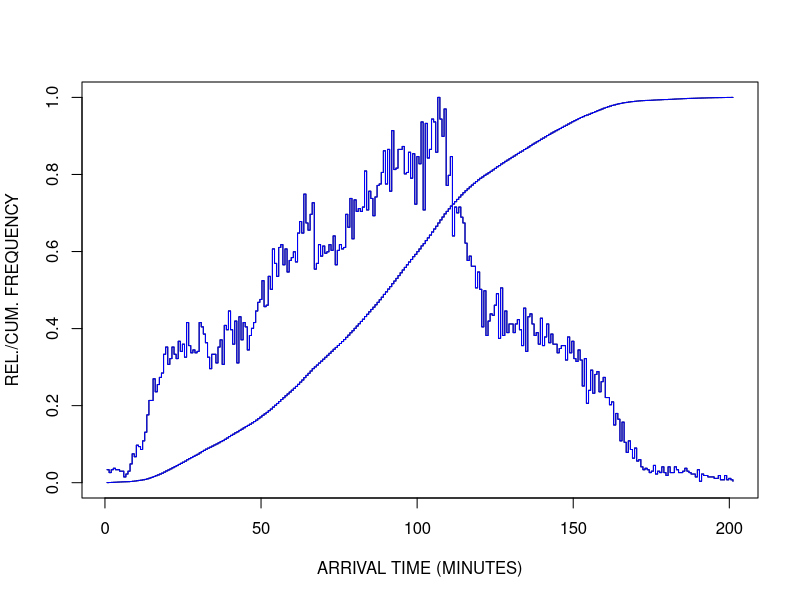

Reproduce this figure in R.
# R script to process particle position file and plot
# starting positions of particles that survive to the outlet
rm(list=ls()) # deallocate workspace
zz <- read.table(file="PARTICLE-POSITIONS.TXT",header=TRUE)
attach(zz)
pdf(file="WATERSHED-PLOT.pdf")
upperBound <- max(XPS,YPS)
plot(XPS,YPS,type="p",pch=3,col="red",cex=0.5,xlim=c(0,upperBound),ylim=c(0,upperBound),xlab="METERS (EASTING)",ylab="METERS (NORTHING)")
# build a subset of vectors that have attribute ALIVE=1.0
HowMany = length(XPS)
xalive <- numeric(0)
yalive <- numeric(0)
talive <- numeric(0)
index <- 1
for (i in 1:HowMany){
 if (ALIVE[i]==1.0){
  xalive[index]<-XPS[i];
  yalive[index]<-YPS[i];
  talive[index]<-TP[i];
  index <- index+1
 }
}
lines(xalive,yalive,type="p",col="blue",pch=19,cex=0.3)
lines(XP[1],YP[1],type="p",col="black",pch=19,cex=3.0)
#
dev.off()
pdf(file="WATERSHED-HISTOGRAMS.pdf")
par(mfrow=c(2,2))
hist(TP/60,breaks=300,freq=TRUE,ylim=c(0,1000),xlab="ARRIVAL TIME (MINUTES)",ylab="COUNTS",main="Arrival Time All Particles");
hist(talive/60,breaks=300,freq=TRUE,ylim=c(0,1000),xlab="ARRIVAL TIME (MINUTES)",ylab="COUNTS",main="Arrival Time Alive Particles");
hist(TP/60,breaks=300,freq=FALSE,ylim=c(0,0.02),xlab="ARRIVAL TIME (MINUTES)",ylab="REL. FREQUENCY",main="Arrival Time All Particles");
hist(talive/60,breaks=300,freq=FALSE,ylim=c(0,0.02),xlab="ARRIVAL TIME (MINUTES)",ylab="REL FREQUENCY",main="Arrival Time Alive Particles");
dev.off()
runoff_coefficient <- sum(ALIVE)/HowMany
outfile <- file("WATERSHED-SUMMARY.txt","w")
write(paste("Total Particles = ",length(TP)),outfile,sep=",")
write(paste("Alive Particles = ",length(talive)),outfile,sep=",")
write(paste("Runoff Coefficient = ",runoff_coefficient),outfile,sep=",")
write(paste("Mean Arrival Time Total =",mean(TP)/60),outfile,sep=",")
write(paste("Mean Arrival Time Lossy =",mean(talive)/60),outfile,sep=",")
#(t.test(TP,talive))
#(wilcox.test(TP,talive))
close(outfile)
#detach(zz)
##########
time2peakAll <- sort(TP)
HowManyTimes <- length(time2peakAll)
HowBigTime <- max(time2peakAll)
HowManyBins <- 300
HowBigBin <- HowBigTime/HowManyBins
BinCounts <- rep(0,HowManyBins)
BinMedian <- rep(0,HowManyBins)
BinCumulative <- rep(0,HowManyBins)
for (j in 1:HowManyBins){
  lowerValue <- (j-1)*HowBigBin
  upperValue <- lowerValue + HowBigBin
  BinMedian[j] <- upperValue
  for (i in 1:HowManyTimes){
    if ((time2peakAll[i] >= lowerValue )&(time2peakAll[i] <= upperValue) ){
          BinCounts[j]<-BinCounts[j]+1
          }
  }
}
BinCumulative[1]<-BinCounts[1]
for (j in 2:HowManyBins){
  BinCumulative[j] <- BinCounts[j]+BinCumulative[j-1]
}

time2peakS <- sort(talive)
HowManyTimes <- length(time2peakS)
HowBigTimeS <- max(time2peakS)
HowManyBins <- 300
HowBigBinS <- HowBigTimeS/HowManyBins
BinCountsS <- rep(0,HowManyBins)
BinMedianS <- rep(0,HowManyBins)
BinCumulativeS <- rep(0,HowManyBins)
for (j in 1:HowManyBins){
  lowerValue <- (j-1)*HowBigBinS
  upperValue <- lowerValue + HowBigBinS
  BinMedianS[j] <- upperValue
  for (i in 1:HowManyTimes){
    if ((time2peakS[i] >= lowerValue )&(time2peakS[i] <= upperValue) ){
      BinCountsS[j]<-BinCountsS[j]+1
    }
  }
}
BinCumulativeS[1]<-BinCountsS[1]
for (j in 2:HowManyBins){
  BinCumulativeS[j] <- BinCountsS[j]+BinCumulativeS[j-1]
}
maxBinCum <- max(BinCumulative)
maxBinCumS <- max(BinCumulativeS)
maxBinCount <- max(BinCounts)
maxBinCountS <- max(BinCountsS)
plot(BinMedian/60,BinCumulative/maxBinCum,type="s",xlab="ARRIVAL TIME (MINUTES)",ylab="REL./CUM. FREQUENCY")
lines(BinMedianS/60,BinCumulativeS/maxBinCum,type="s",col="blue")
lines(BinMedian/60,BinCounts/maxBinCount,type="s",col="black")
lines(BinMedianS/60,BinCountsS/maxBinCount,type="s",col="blue")
